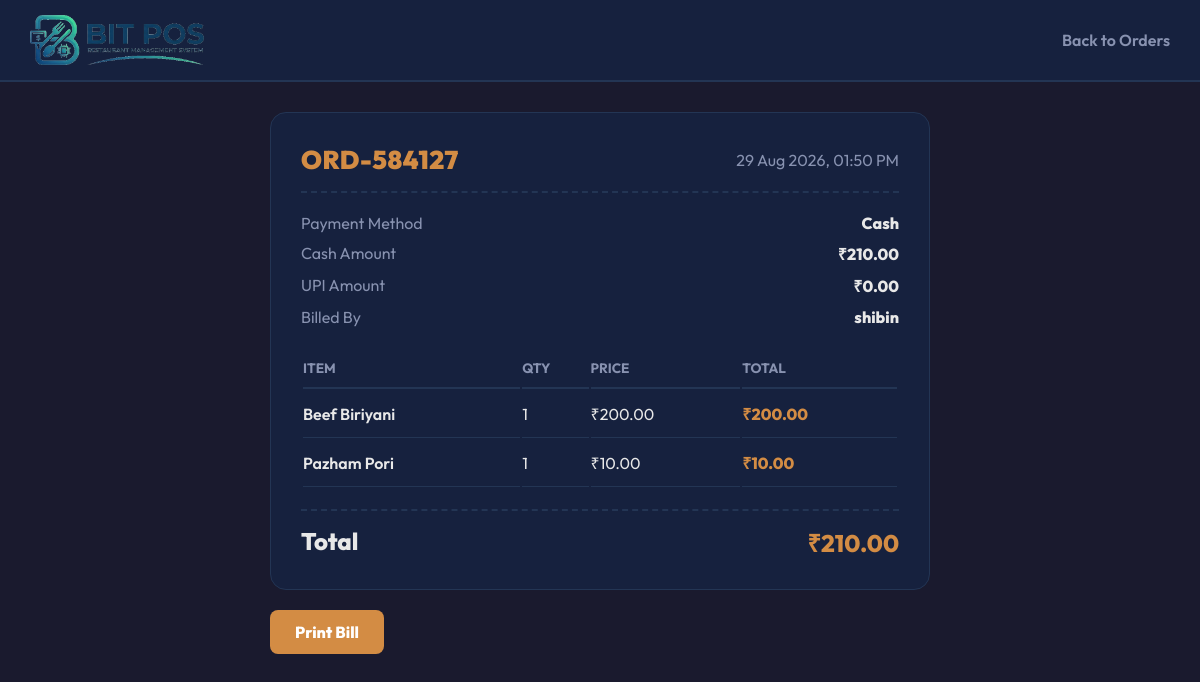
The app's page /orders/ORD-584127/ (signed in), older data.
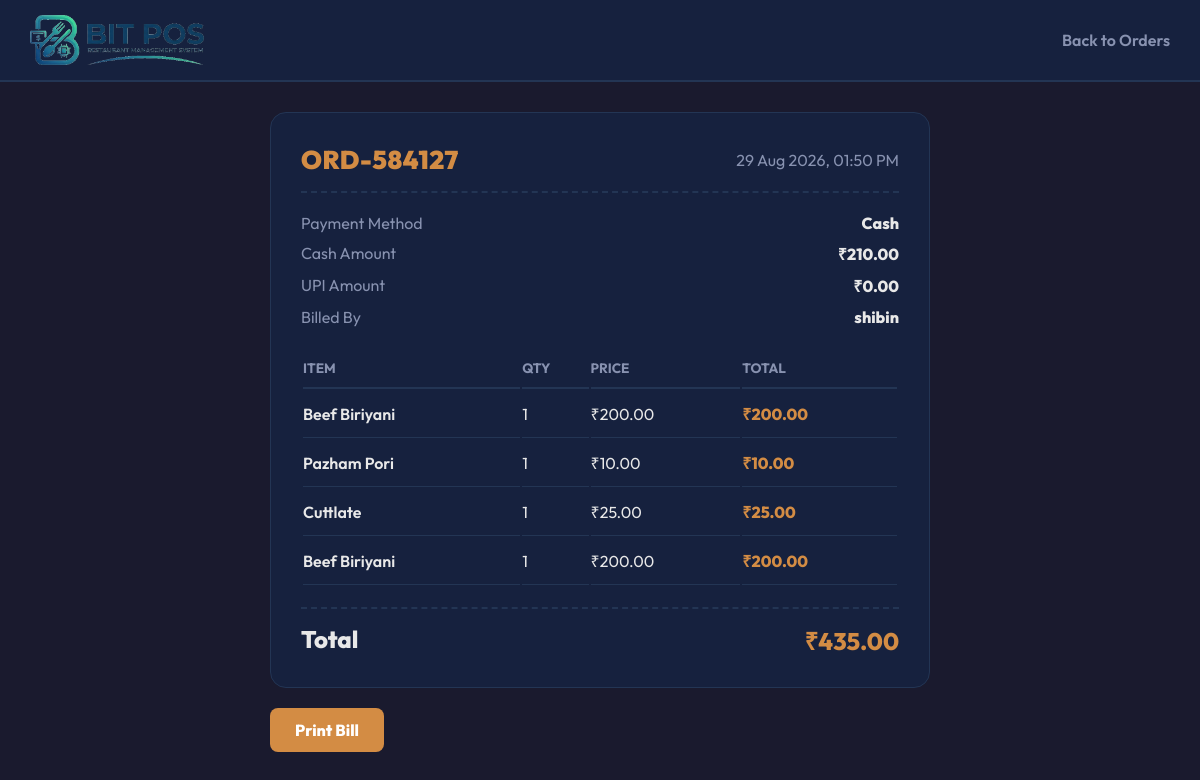
The same page, newer data.
### core/models.py (models this page shows, shortened)
class OrderItem(models.Model):
    order = models.ForeignKey(Order, related_name='items', on_delete=models.CASCADE)
    menu_item = models.ForeignKey(MenuItem, on_delete=models.CASCADE)
    item_name = models.CharField(max_length=200, blank=True)
    quantity = models.IntegerField(default=1)
    price = models.DecimalField(max_digits=8, decimal_places=2)
    special_instructions = models.TextField(blank=True, null=True)
    is_printed = models.BooleanField(default=False)

class Order(models.Model):
    STATUS_CHOICES = (
        ('pending', 'Pending'),
        ('invoiced', 'Invoiced'),
        ('paid', 'Paid'),
        ('cancelled', 'Cancelled'),
    )
    PAYMENT_CHOICES = (
        ('cash', 'Cash'),
        ('card', 'Card / Online'),
        ('split', 'Split (Cash + Card)'),
    )
    company = models.ForeignKey(Company, related_name='orders', on_delete=models.CASCADE)
    order_number = models.CharField(max_length=20, unique=True, blank=True)
    table = models.ForeignKey(Table, related_name='orders', on_delete=models.SET_NULL, null=True, blank=True)
    status = models.CharField(max_length=20, choices=STATUS_CHOICES, default='pending')
    payment_method = models.CharField(max_length=10, choices=PAYMENT_CHOICES, default='cash')
    cash_amount = models.DecimalField(max_digits=10, decimal_places=2, default=0.00)
    upi_amount = models.DecimalField(max_digits=10, decimal_places=2, default=0.00)
    total_amount = models.DecimalField(max_digits=10, decimal_places=2, default=0.00)
    order_type = models.CharField(max_length=20, default='dine_in')
    billed_by = models.ForeignKey('auth.User', on_delete=models.SET_NULL, null=True, blank=True)
    created_at = models.DateTimeField(auto_now_add=True)

### core/views.py (the view)
# urls.py: path('orders/<str:order_number>/', views.order_detail, name='order_detail'),
@login_required(login_url='login_view')
def order_detail(request, order_number):
    if not hasattr(request.user, 'profile') or request.user.profile.role != 'admin':
        return HttpResponseForbidden("Access Denied.")
    company = request.user.profile.company
    order = Order.objects.get(order_number=order_number, company=company)
    items = OrderItem.objects.filter(order=order)
    return render(request, 'core/order_detail.html', {'order': order, 'items': items})

### core/templates/core/order_detail.html (shortened to what this page needs)
<!DOCTYPE html>
<html lang="en">
<head>
</head>
<body>
    <header>
        <h1><img src="/static/core/images/logo.png" alt="BITPOS" style="height: 50px; vertical-align: middle;"></h1>
        <a href="/orders/" style="color:var(--muted); text-decoration:none; font-weight:600;">Back to Orders</a>
    </header>
    <div class="container">
        <div class="card">
            <div class="order-header">
                <div class="order-num" style="font-weight:900; font-size:1.6rem; letter-spacing:0.5px;">{{ order.order_number }}</div>
                <div style="color:var(--muted)">{{ order.created_at|date:"d M Y, h:i A" }}</div>
            </div>
            <div class="meta-row"><span>Payment Method</span><span>{{ order.get_payment_method_display }}</span></div>
            <div class="meta-row"><span>Cash Amount</span><span>&#8377;{{ order.cash_amount }}</span></div>
            <div class="meta-row"><span>UPI Amount</span><span>&#8377;{{ order.upi_amount }}</span></div>
            <div class="meta-row"><span>Billed By</span><span>{{ order.billed_by.username|default:"--" }}</span></div>
            <table class="items-table">
                <tr><th>Item</th><th>Qty</th><th>Price</th><th>Total</th></tr>
                {% for item in items %}
                <tr>
                    <td style="font-weight:600">{{ item.item_name }}</td>
                    <td>{{ item.quantity }}</td>
                    <td>&#8377;{{ item.price }}</td>
                    <td style="font-weight:800; color:var(--primary)">&#8377;{{ item.price }}</td>
                </tr>
                {% endfor %}
            </table>
            <div class="total-row">
                <span>Total</span>
                <span style="color:var(--primary)">&#8377;{{ order.total_amount }}</span>
            </div>
        </div>
        <a href="/bill/{{ order.order_number }}/" class="btn" target="_blank">Print Bill</a>
    </div>
</body>
</html>

Row changes from the older to the newer data that the page shows:
changed Order "ORD-584127": total_amount "210.00" → "435.00"
added OrderItem: item_name "Cuttlate", quantity "1", price "25.00"
added OrderItem: item_name "Beef Biriyani", quantity "1", price "200.00"
